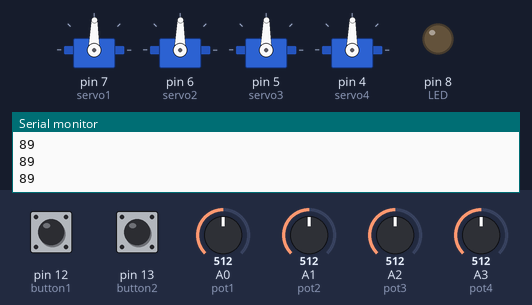
The sketch below on a simulated Arduino Uno, built with avr-gcc and run on an emulated ATmega328P. Parts: 4 × servo, output pins drawn as LEDs (lit = HIGH), the last lines printed to the serial monitor. The test bench sets the inputs (shaded band); at power-on: pin 13 (button2) HIGH, pin 12 (button1) HIGH, A0 (pot1) = 512, A1 (pot2) = 512, A2 (pot3) = 512, A3 (pot4) = 512.

Above: at 1.2 s.
1.3 s: pin 13 (button2) pulled LOW for 0.35 s
At 4.43 s:
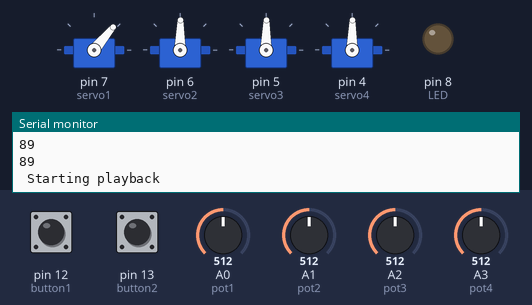
At 5.0 s:
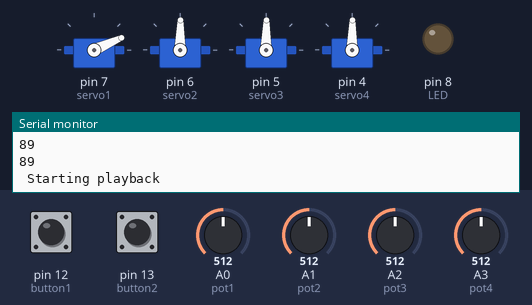
13.6 s: pin 12 (button1) pulled LOW for 3.2 s
At 22.35 s:
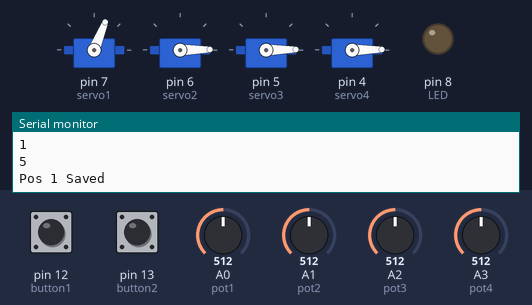
Timing chart, 0 to 25.9 s (numbered marks = the images above; inputs shaded):
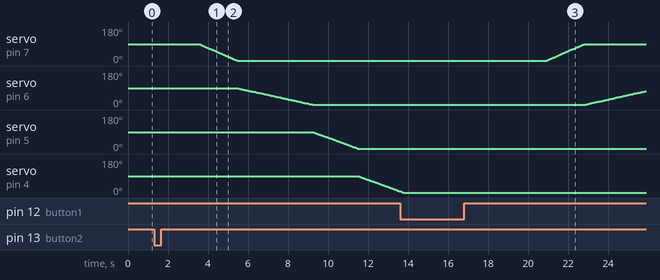

The sketch:

sketch_apr14a.ino
```cpp
#include<VarSpeedServo.h>

//Servos
VarSpeedServo servo1; // Base Rotation
VarSpeedServo servo2; // Sholder
VarSpeedServo servo3; // Elbow
VarSpeedServo servo4; // Wrist Grip

const int button1 = 12;
const int button2 = 13;

int LED = 8;

int button1Presses = 0; //Button values
boolean button2Pressed = false;

const int pot1 = A0; //Potentimeters
const int pot2 = A1;
const int pot3 = A2;
const int pot4 = A3;

int pot1Val; //Potentimeter values
int pot2Val;
int pot3Val;
int pot4Val;

int pot1Angle;
int pot2Angle;
int pot3Angle;
int pot4Angle;

int servo1PosSaves[] = {1,1,1,1,1,1,1,1}; //position saves
int servo2PosSaves[] = {1,1,1,1,1,1,1,1};
int servo3PosSaves[] = {1,1,1,1,1,1,1,1};
int servo4PosSaves[] = {1,1,1,1,1,1,1,1};

void setup() {
  servo1.attach(7); // Set up everything and will run once; attach servos and define the pin modes
  servo2.attach(6);
  servo3.attach(5);
  servo4.attach(4);

  pinMode(button1, INPUT);
  pinMode(button2, INPUT);

  pinMode(LED,OUTPUT);

  Serial.begin(9600);
}

void loop()
{
  // put your main code here, to run repeatedly:
  pot1Val = analogRead(pot1); // This will read the values from the potentimeters and store it...
  pot1Angle = map(pot1Val, 0, 1023, 0, 179); // ... and this will map the values from the potentiometers to values the servos can use and store it for later use
  pot2Val = analogRead(pot2);
  pot2Angle = map(pot2Val, 0, 1023, 0, 179);
  pot3Val = analogRead(pot3);
  pot3Angle = map(pot3Val, 0, 1023, 0, 179);
  pot4Val = analogRead(pot4);
  pot4Angle = map(pot4Val, 1023, 0, 0, 179);


if(digitalRead(button1) == LOW){ // This will check how many times button1 is pressed and save the positions to an array depending on how many times it is pressed; switch/case works like a if statement
    button1Presses++;
    switch(button1Presses){
      case 1:
        servo1PosSaves[0] = pot1Angle;
        servo2PosSaves[0] = pot2Angle;
        servo3PosSaves[0] = pot3Angle;
        servo4PosSaves[0] = pot4Angle;
        Serial.println("Pos 1 Saved");
        delay(5000);
        break;
      case 2:
         servo1PosSaves[1] = pot1Angle;
         servo2PosSaves[1] = pot2Angle;
         servo3PosSaves[1] = pot3Angle;
         servo4PosSaves[1] = pot4Angle;
         Serial.println("Pos 2 Saved");
         delay(5000);
         break;
      case 3:
         servo1PosSaves[2] = pot1Angle;
         servo2PosSaves[2] = pot2Angle;
         servo3PosSaves[2] = pot3Angle;
         servo4PosSaves[2] = pot4Angle;
         Serial.println("Pos 3 Saved");
         delay(5000);
         break;
       case 4:
         servo1PosSaves[3] = pot1Angle;
         servo2PosSaves[3] = pot2Angle;
         servo3PosSaves[3] = pot3Angle;
         servo4PosSaves[3] = pot4Angle;
         Serial.println("Pos 4 Saved");
         delay(5000);
         break;
       case 5:
         servo1PosSaves[4] = pot1Angle;
         servo2PosSaves[4] = pot2Angle;
         servo3PosSaves[4] = pot3Angle;
         servo4PosSaves[4] = pot4Angle;
         Serial.println("Pos 5 Saved");
         delay(5000);
         break;
       case 6:
         servo1PosSaves[5] = pot1Angle;
         servo2PosSaves[5] = pot2Angle;
         servo3PosSaves[5] = pot3Angle;
         servo4PosSaves[5] = pot4Angle;
         Serial.println("Pos 6 Saved");
         delay(5000);
         break;
         case 7:
         servo1PosSaves[6] = pot1Angle;
         servo2PosSaves[6] = pot2Angle;
         servo3PosSaves[6] = pot3Angle;
         servo4PosSaves[6] = pot4Angle;
         Serial.println("Pos 7 Saved");
         delay(5000);
         break;
         case 8:
         servo1PosSaves[7] = pot1Angle;
         servo2PosSaves[7] = pot2Angle;
         servo3PosSaves[7] = pot3Angle;
         servo4PosSaves[7] = pot4Angle;
         Serial.println("Pos 8 Saved");
         delay(5000);
         button1Presses = 0;
         break;
    }
  }

  if(digitalRead(button2) == LOW)
  { // Pretty self-explnatory here
    button2Pressed = true;
    Serial.println(" Starting playback ");
    delay(2000);
  }

  {if(button2Pressed){ // if the boolean button2Press is true, then the servos will run though all their saved positions
    for(int i = 0; i < 6; i++){
        servo1.write(servo1PosSaves[i],30);
        servo1.wait();
        servo2.write(servo2PosSaves[i],15);
        servo2.wait();
        servo3.write(servo3PosSaves[i],25);
        servo3.wait();
        servo4.write(servo4PosSaves[i],25);
        servo4.wait();
        Serial.println(" potentimeter Angles: ");
        Serial.println(servo1PosSaves[i]);
        Serial.println(servo2PosSaves[i]);
        Serial.println(servo3PosSaves[i]);
        Serial.println(i);
        delay(300);
       }
  }
      else
      {
          servo1.write(pot1Angle,100); // These will make the servos move to the mapped angles
          servo1.wait();
          servo2.write(pot2Angle,100);
          servo2.wait();
          servo3.write(pot3Angle,100);
          servo3.wait();
          servo4.write(pot4Angle,100);
          servo4.wait();


  Serial.println("potAngle values");
  Serial.println(pot1Angle);
  Serial.println(pot2Angle);
  Serial.println(pot3Angle);
  Serial.println(pot4Angle);
//  Serial.println("b1 and b2 values");
//  Serial.println(digitalRead(button1));
//  Serial.println(digitalRead(button2));
}

  }
  delay(300);
}
```

Measured:
- after the input at 1.3 s, servo on pin 7 (servo1): moves from 89° to 1° over 1.9 s, starting after 2.3 s; servo on pin 6 (servo2): moves from 89° to 1° over 3.7 s, starting after 4.2 s; servo on pin 5 (servo3): moves from 89° to 1° over 2.2 s, starting after 8.0 s; servo on pin 4 (servo4): moves from 89° to 8° over 2.0 s, starting after 10.3 s
- after the input at 13.6 s, servo on pin 7 (servo1): moves from 1° to 89° over 1.9 s, starting after 7.3 s; servo on pin 6 (servo2): moves from 1° to 73° over 3.0 s, starting after 9.2 s
